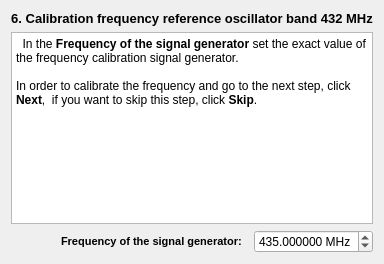
     <widget class="QWidget" name="page_7">
      <layout class="QVBoxLayout" name="verticalLayout_8">
       <item>
        <widget class="QLabel" name="label_12">
         <property name="text">
          <string>&lt;!DOCTYPE HTML PUBLIC &quot;-//W3C//DTD HTML 4.0//EN&quot; &quot;http://www.w3.org/TR/REC-html40/strict.dtd&quot;&gt;
&lt;html&gt;&lt;head&gt;&lt;meta name=&quot;qrichtext&quot; content=&quot;1&quot; /&gt;&lt;style type=&quot;text/css&quot;&gt;
p, li { white-space: pre-wrap; }
&lt;/style&gt;&lt;/head&gt;&lt;body style=&quot; font-family:'MS Shell Dlg 2'; font-size:8.25pt; font-weight:400; font-style:normal;&quot;&gt;
&lt;p align=&quot;center&quot; style=&quot; margin-top:0px; margin-bottom:0px; margin-left:0px; margin-right:0px; -qt-block-indent:0; text-indent:0px;&quot;&gt;&lt;span style=&quot; font-size:10pt; font-weight:600;&quot;&gt;6. Calibration frequency reference oscillator band 432 MHz&lt;/span&gt;&lt;/p&gt;&lt;/body&gt;&lt;/html&gt;</string>
         </property>
        </widget>
       </item>
       <item>
        <widget class="QTextBrowser" name="textBrowser_7">
         <property name="html">
          <string>&lt;!DOCTYPE HTML PUBLIC &quot;-//W3C//DTD HTML 4.0//EN&quot; &quot;http://www.w3.org/TR/REC-html40/strict.dtd&quot;&gt;
&lt;html&gt;&lt;head&gt;&lt;meta name=&quot;qrichtext&quot; content=&quot;1&quot; /&gt;&lt;style type=&quot;text/css&quot;&gt;
p, li { white-space: pre-wrap; }
&lt;/style&gt;&lt;/head&gt;&lt;body style=&quot; font-family:'Oxygen-Sans'; font-size:10pt; font-weight:400; font-style:normal;&quot;&gt;
&lt;p style=&quot; margin-top:0px; margin-bottom:0px; margin-left:0px; margin-right:0px; -qt-block-indent:0; text-indent:0px;&quot;&gt;&lt;span style=&quot; font-family:'MS Shell Dlg 2'; font-size:9pt;&quot;&gt;  In the &lt;/span&gt;&lt;span style=&quot; font-family:'MS Shell Dlg 2'; font-size:9pt; font-weight:600;&quot;&gt;Frequency of the signal generator&lt;/span&gt;&lt;span style=&quot; font-family:'MS Shell Dlg 2'; font-size:9pt;&quot;&gt; set the exact value of the frequency calibration signal generator.&lt;/span&gt;&lt;/p&gt;
&lt;p style=&quot;-qt-paragraph-type:empty; margin-top:0px; margin-bottom:0px; margin-left:0px; margin-right:0px; -qt-block-indent:0; text-indent:0px; font-family:'MS Shell Dlg 2'; font-size:9pt;&quot;&gt;&lt;br /&gt;&lt;/p&gt;
&lt;p style=&quot; margin-top:0px; margin-bottom:0px; margin-left:0px; margin-right:0px; -qt-block-indent:0; text-indent:0px;&quot;&gt;&lt;span style=&quot; font-family:'MS Shell Dlg 2'; font-size:9pt;&quot;&gt;In order to calibrate the frequency and go to the next step, click &lt;/span&gt;&lt;span style=&quot; font-family:'MS Shell Dlg 2'; font-size:9pt; font-weight:600;&quot;&gt;Next&lt;/span&gt;&lt;span style=&quot; font-family:'MS Shell Dlg 2'; font-size:9pt;&quot;&gt;,  if you want to skip this step, click &lt;/span&gt;&lt;span style=&quot; font-family:'MS Shell Dlg 2'; font-size:9pt; font-weight:600;&quot;&gt;Skip&lt;/span&gt;&lt;span style=&quot; font-family:'MS Shell Dlg 2'; font-size:9pt;&quot;&gt;.&lt;/span&gt;&lt;/p&gt;&lt;/body&gt;&lt;/html&gt;</string>
         </property>
        </widget>
       </item>
       <item>
        <layout class="QHBoxLayout" name="horizontalLayout_6">
         <item>
          <spacer name="horizontalSpacer_6">
           <property name="orientation">
            <enum>Qt::Horizontal</enum>
           </property>
           <property name="sizeHint" stdset="0">
            <size>
             <width>40</width>
             <height>20</height>
            </size>
           </property>
          </spacer>
         </item>
         <item>
          <widget class="QLabel" name="label_11">
           <property name="text">
            <string>&lt;!DOCTYPE HTML PUBLIC &quot;-//W3C//DTD HTML 4.0//EN&quot; &quot;http://www.w3.org/TR/REC-html40/strict.dtd&quot;&gt;
&lt;html&gt;&lt;head&gt;&lt;meta name=&quot;qrichtext&quot; content=&quot;1&quot; /&gt;&lt;style type=&quot;text/css&quot;&gt;
p, li { white-space: pre-wrap; }
&lt;/style&gt;&lt;/head&gt;&lt;body style=&quot; font-family:'MS Shell Dlg 2'; font-size:8.25pt; font-weight:400; font-style:normal;&quot;&gt;
&lt;p style=&quot; margin-top:0px; margin-bottom:0px; margin-left:0px; margin-right:0px; -qt-block-indent:0; text-indent:0px;&quot;&gt;&lt;span style=&quot; font-size:8pt; font-weight:600;&quot;&gt;Frequency of the signal generator:  &lt;/span&gt;&lt;/p&gt;&lt;/body&gt;&lt;/html&gt;</string>
           </property>
          </widget>
         </item>
         <item>
          <widget class="QDoubleSpinBox" name="doubleSpinBox_5">
           <property name="suffix">
            <string> MHz</string>
           </property>
           <property name="decimals">
            <number>6</number>
           </property>
           <property name="minimum">
            <double>420.000000000000000</double>
           </property>
           <property name="maximum">
            <double>450.000000000000000</double>
           </property>
           <property name="value">
            <double>435.000000000000000</double>
           </property>
          </widget>
         </item>
        </layout>
       </item>
      </layout>
     </widget>
